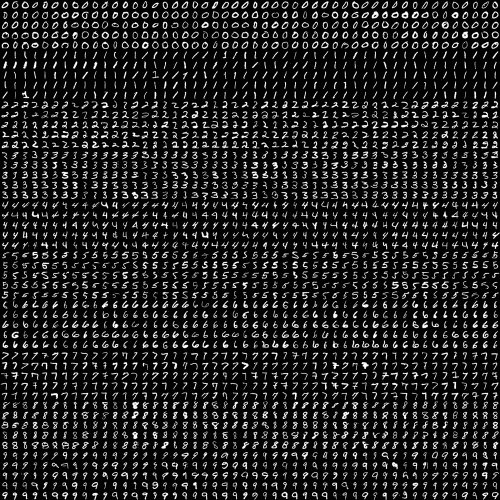
#> input picture images/digits.png, 1000 x 1000 px (shown at 1/2 size); the run also reads 1 picture not shown here
$ python 07_Knn_Handwritten_Digits_Recognition.py
#> lines starting #> are read from the running program, lines starting #| are printed output that depends on the picture
import cv2
import numpy as np

digits = cv2.imread("../images/digits.png", cv2.IMREAD_GRAYSCALE)
#> digits is the input picture: shape (1000, 1000); min 0, max 255, mean 33.8
test_digits = cv2.imread("../images/test_digits.png", cv2.IMREAD_GRAYSCALE)

rows = np.vsplit(digits, 50)
#> rows = 50 items
cells = []
for row in rows:
    row_cells = np.hsplit(row, 50)
    for cell in row_cells:
        cell = cell.flatten()
        cells.append(cell)
#> this loop made 50 passes
#> after the loop, cells = 2500 items
cells = np.array(cells, dtype=np.float32)
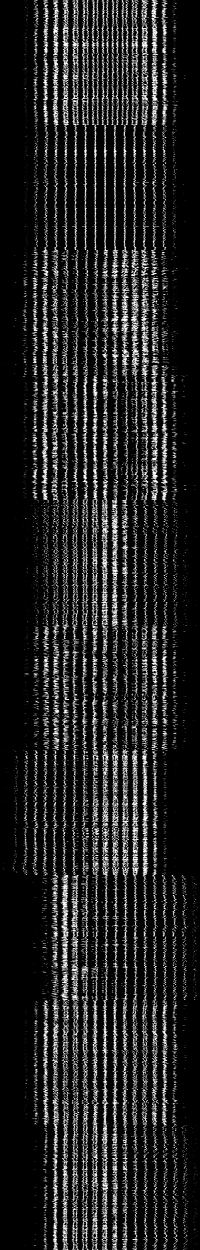
#> cells: shape (2500, 400) float32 (shown at 1/2 size); min 0, max 255, mean 33.8

k = np.arange(10)
cells_labels = np.repeat(k, 250)


test_digits = np.vsplit(test_digits, 50)
#> test_digits = 50 items
test_cells = []
for d in test_digits:
    d = d.flatten()
    test_cells.append(d)
#> after the loop, test_cells = 50 items
test_cells = np.array(test_cells, dtype=np.float32)
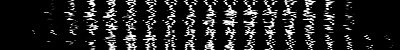
#> test_cells: shape (50, 400) float32; min 0, max 255, mean 34.2


# KNN
knn = cv2.ml.KNearest_create()
knn.train(cells, cv2.ml.ROW_SAMPLE, cells_labels)
ret, result, neighbors, dist = knn.findNearest(test_cells, k=7)
#> ret = 0; result = 50 values, max 9 at index 45, min 0 at index 0, mean 4.34

k = np.arange(10)
test_labels = np.repeat(k, 5)
print("Test labels are: ", test_labels)

pre_result = np.int32(result.ravel())
#> pre_result has the same summary as result
print("Predicted labels are: ", pre_result)
#| Predicted labels are:  [0 0 0 0 0 1 1 1 1 1 2 0 2 2 2 3 3 4 3 3 4 4 4 4 4 5 5 5 5 5 6 6 6 6 6 7 7
#|  7 7 7 8 1 8 8 8 9 9 9 9 9]
correct = 0
for i, j in zip(pre_result, test_labels):
    if i == j:
        correct += 1
#> this loop made 50 passes
#> (i, j) on passes 2 to 13: (0, 0), (0, 0), (0, 0), (0, 0), (1, 1), (1, 1), (1, 1), (1, 1), (1, 1), (2, 2), (0, 2), (2, 2)
#> j on pass 1: 0
#> after the loop, correct = 47
print("The test accuracy is: ", correct*100/50)
#| The test accuracy is:  94.0
